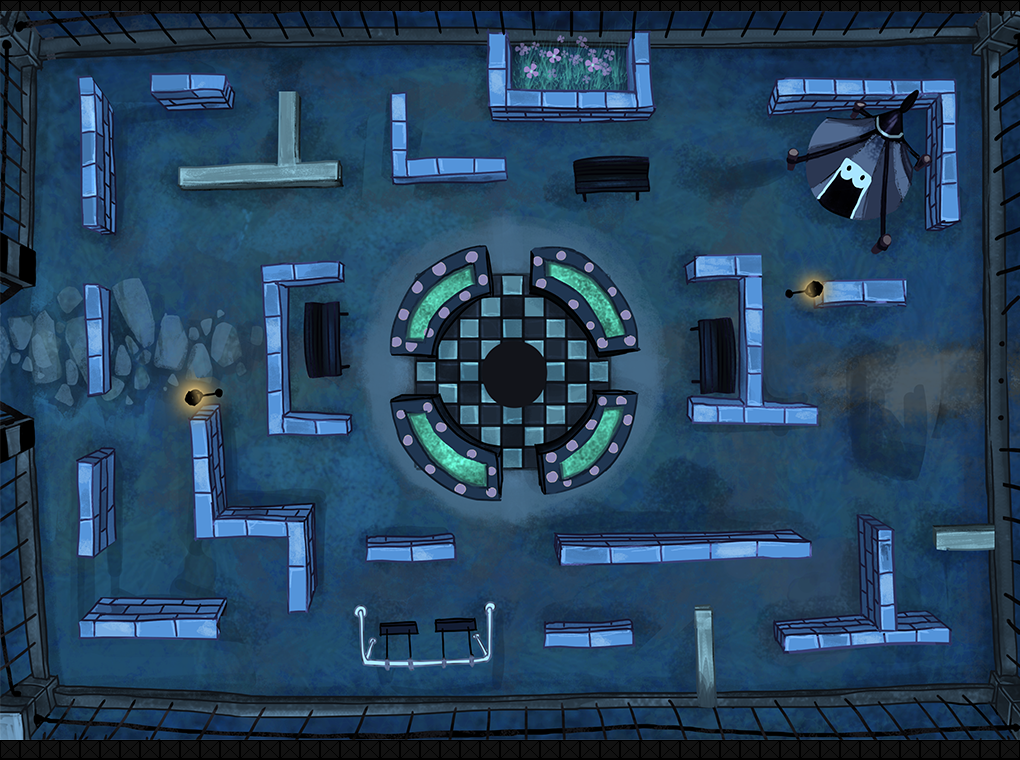

This game map was drawn from its Tiled (.tmx) file and the tilesets committed beside it. A one-line description and the trimmed map source follow:
An orthogonal 51x38 tile map with 20x20 px tiles, 2 tile layers (layer1, 块层 2), 2 tilesets.

<map version="1.0" orientation="orthogonal" width="51" height="38" tilewidth="20" tileheight="20">
 <tileset firstgid="1" name="bg" tilewidth="1024" tileheight="729">
  <image source="bg.png" width="1024" height="729" />
 </tileset>
 <tileset firstgid="2" name="tile" tilewidth="20" tileheight="20">
  <image source="tile.png" width="20" height="40" />
  <tile id="0">
   <properties>
    <property name="wall" value="true" />
   </properties>
  </tile>
 </tileset>
 <layer name="layer1" width="51" height="38" opacity="0.07">
  <data>[1938 cells, 1938 non-empty, 2 distinct tile ids]</data>
 </layer>
 <layer name="块层 2" width="51" height="38">
  <data>[1938 cells, 1 non-empty, 1 distinct tile ids]</data>
 </layer>
</map>